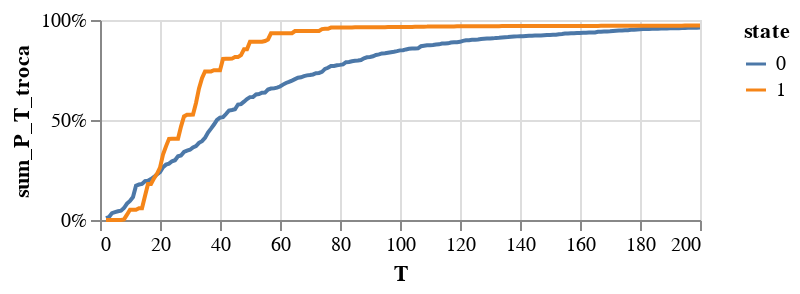

The notebook cell saved with this chart:
### Code cell
alt.Chart(db_mean).mark_line().encode(
    x = 'T',
    y = alt.Y('sum_P_T_troca').axis(format = '%'),
    color = 'state:N',
).properties(height = 100).resolve_scale(y = 'independent')

### Figure 1 — Vega-Lite specification as saved in the notebook (floating-point values rounded to 4 significant figures; data arrays with more than 128 entries replaced by an {"elided": "..."} marker saying what was removed)
{"config": {"view": {"continuousWidth": 300, "continuousHeight": 300}}, "data": {"name": "data-da49f97ea4d8836ba71ca8d050bd45f1"}, "mark": {"type": "line"}, "encoding": {"color": {"field": "state", "type": "nominal"}, "x": {"field": "T", "type": "quantitative"}, "y": {"axis": {"format": "%"}, "field": "sum_P_T_troca", "type": "quantitative"}}, "height": 100, "resolve": {"scale": {"y": "independent"}}, "$schema": "https://vega.github.io/schema/vega-lite/v5.17.0.json", "datasets": {"data-da49f97ea4d8836ba71ca8d050bd45f1": {"elided": "398 records"}}}
